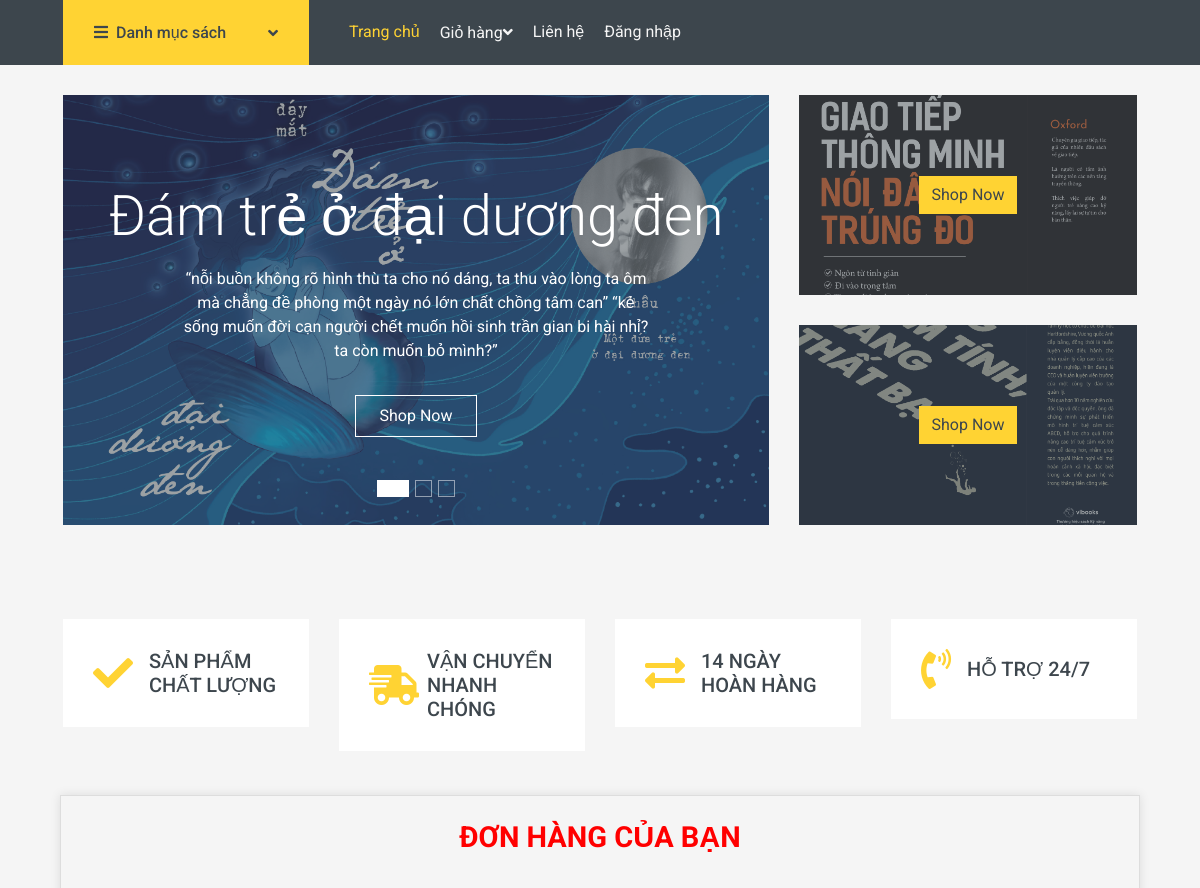
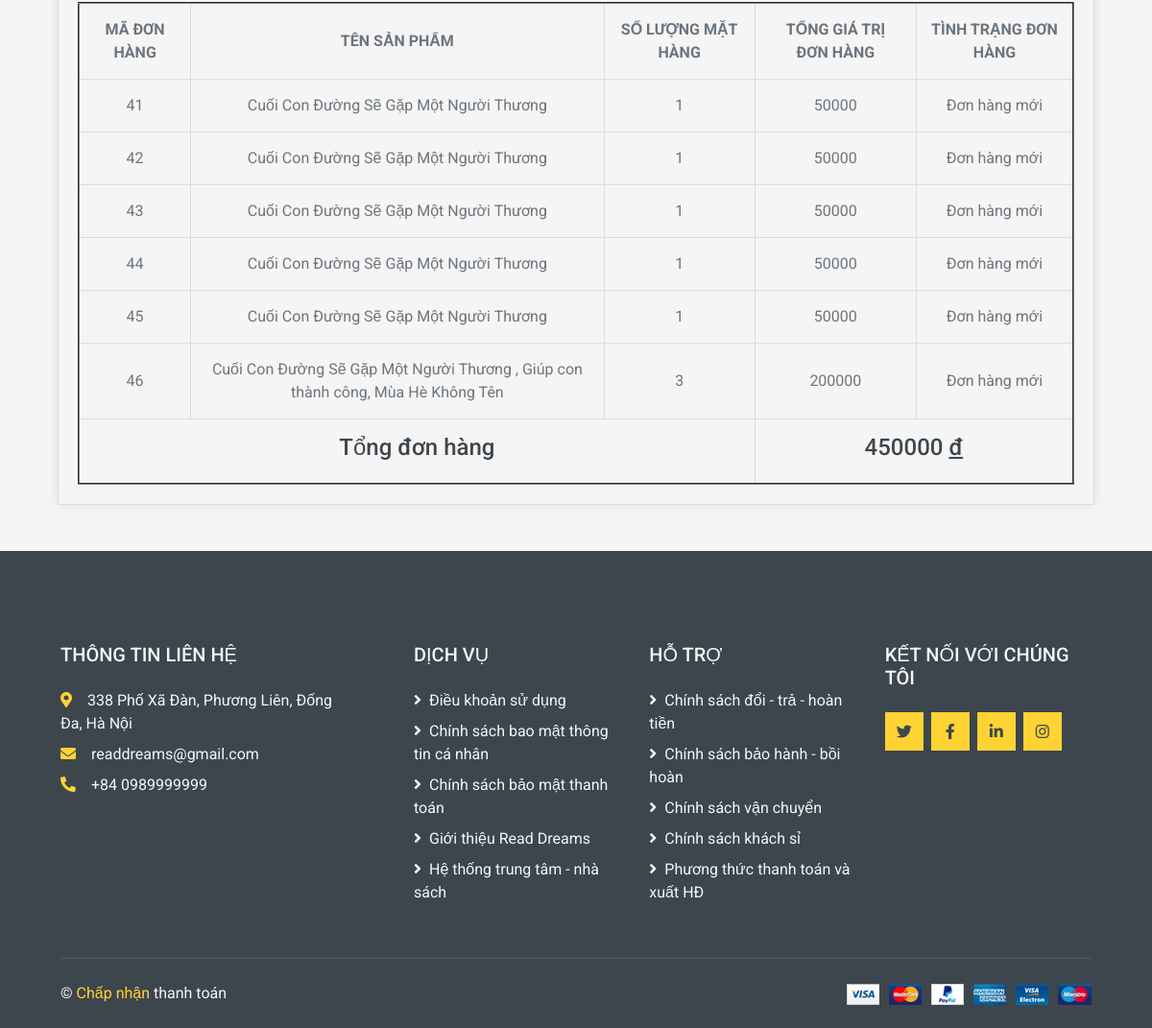
Page /index.php?act=myorder (signed in) on the committed database (2 pictures, top to bottom).
### tables this page shows
CREATE TABLE `tbl_order` (
  `id_order` int(11) NOT NULL,
  `id_user` int(11) NOT NULL,
  `hoten` varchar(250) NOT NULL,
  `sdt` varchar(255) NOT NULL,
  `email` varchar(250) NOT NULL,
  `diachi` varchar(250) NOT NULL,
  `tongtien` int(11) NOT NULL,
  `pttt` tinyint(4) NOT NULL COMMENT '1.Thanh toán trực tiếp\r\n2.Chuyển khoản',
  `ngaydathang` datetime NOT NULL,
  `trangthai` tinyint(4) NOT NULL COMMENT '0: Đơn hàng mới\r\n1.Đang xử lý\r\n2.Đang giao hàng\r\n3.Đã giao hàng'
);

### model/pdo.php (called while the page is built, shortened)
<?php
function pdo_get_connection(){
    $servername = "localhost";
    $username = "root";
    $password = "";
    try {
        $conn = new PDO("mysql:host=$servername;dbname=duanthuctap", $username, $password);
        $conn->setAttribute(PDO::ATTR_ERRMODE, PDO::ERRMODE_EXCEPTION);
        return $conn;
    } catch(PDOException $e) {
        echo "Connection failed: " . $e->getMessage();
    }
}
function pdo_query($sql){
    $sql_args=array_slice(func_get_args(),1);
    try{
        $conn=pdo_get_connection();
        $stmt=$conn->prepare($sql);
        $stmt->execute($sql_args);
        $rows=$stmt->fetchAll();
        return $rows;
    }
    catch(PDOException $e){
        throw $e;
    }
    finally{
        unset($conn);
    }
}
?>

### model/order.php (called while the page is built, shortened)
<?php
function load_all_orders($user_id) {
    $sql = "SELECT * FROM tbl_order WHERE id_user = ?";
    $orders = pdo_query($sql, $user_id);
    return $orders;
}
function load_order_details($id_order){
    $sql = "SELECT order_detail.*, sanpham.ten AS ten_san_pham FROM order_detail JOIN sanpham ON order_detail.id_pro = sanpham.id WHERE id_order=?";
    $orderDetails = pdo_query($sql, $id_order);
    return $orderDetails;
}
function get_ttdh($n){
    switch ($n){
        case '0':
            $tt ="Đơn hàng mới";
            break;
    }
    return $tt;
}
?>

### view/myOrder.php (the view, shortened to what this page needs)
<div class="frm">
    <div class="boxtitle">ĐƠN HÀNG CỦA BẠN</div>
    <div class="dh">
        <table border="2">
            <tr>
                <th>MÃ ĐƠN HÀNG</th>
                <th>TÊN SẢN PHẨM</th>
                <th>SỐ LƯỢNG MẶT HÀNG</th>
                <th>TỔNG GIÁ TRỊ ĐƠN HÀNG</th>
                <th>TÌNH TRẠNG ĐƠN HÀNG</th>
            </tr>
            <?php
            $orders = load_all_orders($_SESSION['user']['id']);
            foreach ($orders as $order) {
                echo "<tr>";
                echo "<td>" . $order['id_order'] . "</td>";
                $orderDetails = load_order_details($order['id_order']);
                $productNames = array();
                foreach ($orderDetails as $detail) {
                    $productNames[] = $detail['ten_san_pham'];
                }
                $productNameString = implode(", ", $productNames);
                echo "<td>" . $productNameString . "</td>";
                $totalQuantity = 0;
                $totalPrice = 0;
                foreach ($orderDetails as $detail) {
                    $totalQuantity += $detail['soluong'];
                    $totalPrice += $detail['thanhtien'];
                }
                $ttdh = get_ttdh($order['trangthai']);
                echo "<td>" . $totalQuantity . "</td>";
                echo "<td>" . $totalPrice . "</td>";
                echo "<td>" . $ttdh . "</td>";
                echo "</tr>";
            }
            ?>
            <tr>
            <td colspan="3" align="center">
                    <h4>Tổng đơn hàng</h4>
            </td>
              <td colspan="2" align="center">
                <h4>
                  <?php
                  $totalOrderPrice = 0;
                  foreach ($orders as $order) {
                      $totalOrderPrice += $order['tongtien'] ;
                  }
                  echo $totalOrderPrice ;
                  ?>
                  <u>đ</u>
                  </h4>
              </td>
          </tr>
        </table>
    </div>
</div>

### view/myOrder.php (style rules this page uses)
.frm { width: 90%; margin: 0 auto; padding: 20px; border: 1px solid #ddd; box-shadow: 0 0 10px rgba(0, 0, 0, 0.1); }
.boxtitle { font-size: 29px; font-weight: bold; margin-bottom: 20px; text-align: center; color: red; }
.dh { overflow-x: auto; }
table { width: 100%; border-collapse: collapse; margin-top: 10px; }
th, td { border: 1px solid #ddd; padding: 15px; text-align: center; }

### rows in the picture
tbl_order: id_order "41", productNameString "Cuối Con Đường Sẽ Gặp Một Người Thương", totalQuantity "1", totalPrice "50000", trangthai "Đơn hàng mới"
tbl_order: id_order "42", productNameString "Cuối Con Đường Sẽ Gặp Một Người Thương", totalQuantity "1", totalPrice "50000", trangthai "Đơn hàng mới"
tbl_order: id_order "43", productNameString "Cuối Con Đường Sẽ Gặp Một Người Thương", totalQuantity "1", totalPrice "50000", trangthai "Đơn hàng mới"
tbl_order: id_order "44", productNameString "Cuối Con Đường Sẽ Gặp Một Người Thương", totalQuantity "1", totalPrice "50000", trangthai "Đơn hàng mới"
tbl_order: id_order "45", productNameString "Cuối Con Đường Sẽ Gặp Một Người Thương", totalQuantity "1", totalPrice "50000", trangthai "Đơn hàng mới"
tbl_order: id_order "46", productNameString "Cuối Con Đường Sẽ Gặp Một Người Thương , Giúp con thành công, Mùa Hè Không Tên", totalQuantity "3", totalPrice "200000", trangthai "Đơn hàng mới"

### other values in the picture
$totalOrderPrice "450000"
